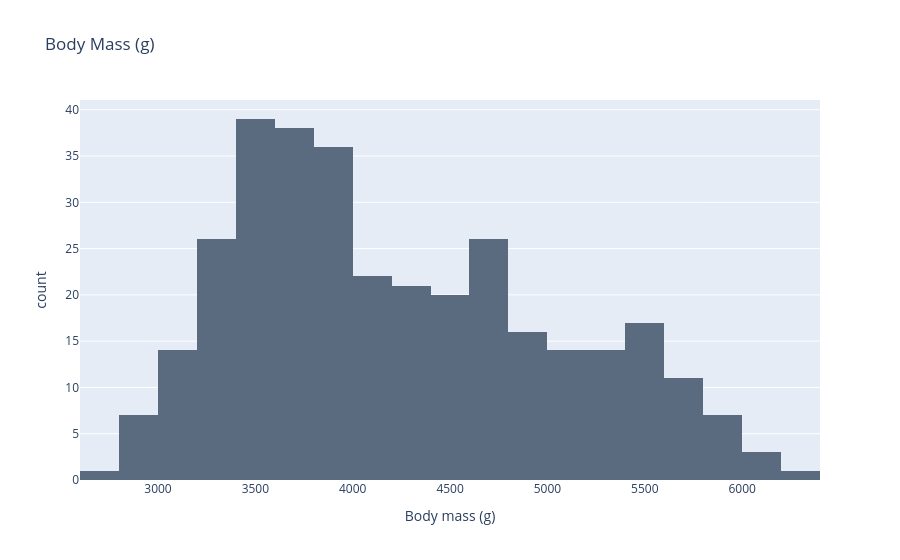

Notebook code for this chart:
### Code cell
df['body_mass_g'].plot(kind='hist', nbins=20, title='Body Mass (g)',
                       labels={'value': 'Body mass (g)'}).update_layout(showlegend=False)

### Figure 1 — Plotly figure (JSON) as saved in the notebook; plotly's stock layout.template omitted (floating-point values rounded to 4 significant figures; data arrays with more than 128 entries replaced by an {"elided": "..."} marker saying what was removed)
{"data": [{"bingroup": "x", "hovertemplate": "variable=body_mass_g<br>Body mass (g)=%{x}<br>count=%{y}<extra></extra>", "legendgroup": "body_mass_g", "marker": {"color": "#5B6B7F", "pattern": {"shape": ""}}, "name": "body_mass_g", "nbinsx": 20, "orientation": "v", "showlegend": true, "type": "histogram", "x": {"elided": "333 float values"}, "xaxis": "x", "yaxis": "y"}], "layout": {"barmode": "relative", "legend": {"title": {"text": "variable"}, "tracegroupgap": 0}, "showlegend": false, "title": {"text": "Body Mass (g)"}, "xaxis": {"anchor": "y", "domain": [0, 1], "title": {"text": "Body mass (g)"}}, "yaxis": {"anchor": "x", "domain": [0, 1], "title": {"text": "count"}}}}
